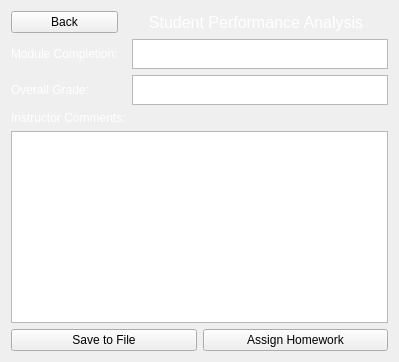
     <widget class="QWidget" name="studentPerformancePage">
      <layout class="QGridLayout" name="gridLayout_38">
       <item row="2" column="0">
        <widget class="QLabel" name="label_20">
         <property name="styleSheet">
          <string notr="true">color: white;</string>
         </property>
         <property name="text">
          <string>Overall Grade:</string>
         </property>
        </widget>
       </item>
       <item row="3" column="0" colspan="2">
        <widget class="QLabel" name="label_21">
         <property name="styleSheet">
          <string notr="true">color: white;</string>
         </property>
         <property name="text">
          <string>Instructor Comments:</string>
         </property>
        </widget>
       </item>
       <item row="1" column="0">
        <widget class="QLabel" name="label_19">
         <property name="styleSheet">
          <string notr="true">color: white;</string>
         </property>
         <property name="text">
          <string>Module Completion:</string>
         </property>
        </widget>
       </item>
       <item row="0" column="1" colspan="2">
        <widget class="QLabel" name="label_18">
         <property name="font">
          <font>
           <pointsize>12</pointsize>
          </font>
         </property>
         <property name="styleSheet">
          <string notr="true">color: white;</string>
         </property>
         <property name="text">
          <string>Student Performance Analysis</string>
         </property>
         <property name="alignment">
          <set>Qt::AlignmentFlag::AlignCenter</set>
         </property>
        </widget>
       </item>
       <item row="1" column="2">
        <widget class="QTextBrowser" name="textBrowser">
         <property name="maximumSize">
          <size>
           <width>16777215</width>
           <height>30</height>
          </size>
         </property>
        </widget>
       </item>
       <item row="2" column="2">
        <widget class="QTextBrowser" name="textBrowser_2">
         <property name="maximumSize">
          <size>
           <width>16777215</width>
           <height>30</height>
          </size>
         </property>
        </widget>
       </item>
       <item row="0" column="0">
        <widget class="QPushButton" name="spBackButton">
         <property name="text">
          <string>Back</string>
         </property>
        </widget>
       </item>
       <item row="5" column="0" colspan="3">
        <widget class="QTextEdit" name="textEdit">
         <property name="sizePolicy">
          <sizepolicy hsizetype="Expanding" vsizetype="Expanding">
           <horstretch>0</horstretch>
           <verstretch>0</verstretch>
          </sizepolicy>
         </property>
        </widget>
       </item>
       <item row="6" column="0" colspan="3">
        <layout class="QHBoxLayout" name="horizontalLayout_3">
         <item>
          <widget class="QPushButton" name="saveFileButton">
           <property name="text">
            <string>Save to File</string>
           </property>
          </widget>
         </item>
         <item>
          <widget class="QPushButton" name="assignHwButton">
           <property name="text">
            <string>Assign Homework</string>
           </property>
          </widget>
         </item>
        </layout>
       </item>
      </layout>
     </widget>
